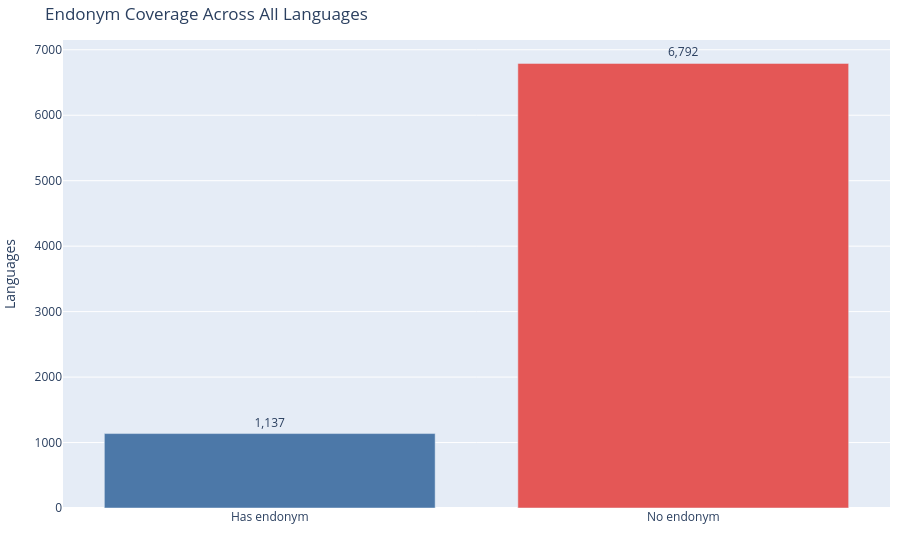

Notebook code for this chart:
### Markdown cell above
## 4 · Coverage bar chart

### Code cell
coverage_rows = [
    {"category": "Has endonym", "count": with_endonym},
    {"category": "No endonym", "count": total - with_endonym},
]
cov_df = pd.DataFrame(coverage_rows)

fig = px.bar(
    cov_df,
    x="category",
    y="count",
    text="count",
    labels={"count": "Languages", "category": ""},
    title="Endonym Coverage Across All Languages",
    color="category",
    color_discrete_sequence=["#4c78a8", "#e45756"],
)
fig.update_traces(texttemplate="%{text:,}", textposition="outside")
fig.update_layout(showlegend=False, margin=dict(l=10, r=10, t=40, b=10))
fig.show()

### Figure 1 — Plotly figure (JSON) as saved in the notebook; plotly's stock layout.template omitted (floating-point values rounded to 4 significant figures)
{"data": [{"hovertemplate": "=%{x}<br>Languages=%{text}<extra></extra>", "legendgroup": "Has endonym", "marker": {"color": "#4c78a8", "pattern": {"shape": ""}}, "name": "Has endonym", "orientation": "v", "showlegend": true, "text": [1137.0], "textposition": "outside", "texttemplate": "%{text:,}", "type": "bar", "x": ["Has endonym"], "xaxis": "x", "y": [1137], "yaxis": "y"}, {"hovertemplate": "=%{x}<br>Languages=%{text}<extra></extra>", "legendgroup": "No endonym", "marker": {"color": "#e45756", "pattern": {"shape": ""}}, "name": "No endonym", "orientation": "v", "showlegend": true, "text": [6792.0], "textposition": "outside", "texttemplate": "%{text:,}", "type": "bar", "x": ["No endonym"], "xaxis": "x", "y": [6792], "yaxis": "y"}], "layout": {"barmode": "relative", "legend": {"title": {"text": ""}, "tracegroupgap": 0}, "margin": {"b": 10, "l": 10, "r": 10, "t": 40}, "showlegend": false, "title": {"text": "Endonym Coverage Across All Languages"}, "xaxis": {"anchor": "y", "categoryarray": ["Has endonym", "No endonym"], "categoryorder": "array", "domain": [0, 1], "title": {"text": ""}}, "yaxis": {"anchor": "x", "domain": [0, 1], "title": {"text": "Languages"}}}}
